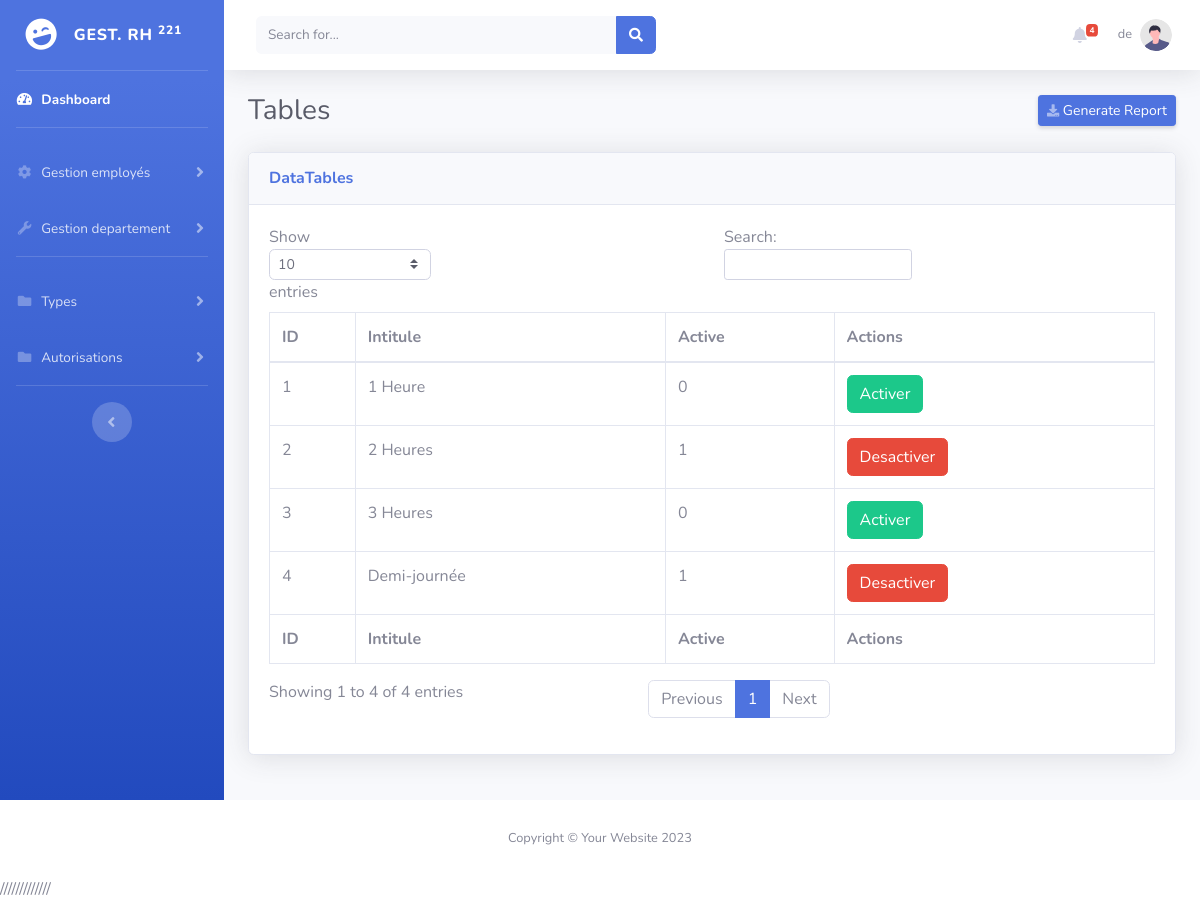
Screenshot of /admin/listeType.php (signed in) with the database file from the repository.
### tables this page shows
CREATE TABLE `types` (
  `id` int(11) NOT NULL,
  `intitule` varchar(15) NOT NULL,
  `active` tinyint(4) NOT NULL DEFAULT 1
);

### admin/CLASSE/type.class.php (the view, shortened to what this page needs)
<?php
Class Type{
private $cnx,$server,$user,$pwd,$db;
public function __construct($serveur,$utilisateur,$mdp,$base){
	$this->server=$serveur;
	$this->user=$utilisateur;
	$this->pwd=$mdp;
	$this->db=$base;
	try
	{
	$this->cnx = new PDO('mysql:host='.$this->server.'; dbname='.$this->db, $this->user, $this->pwd);
	}
	catch(Exception $e)
	{
	echo'Erreur:'.$e->getMessage().'<br/>';
	echo'N°:'.$e->getCode();
	}
}
public function RetreiveWithDataTables(){
	$sql="select * from types";
$resultats=$this->cnx->query($sql);
if($resultats) {
$resultats->setFetchMode(PDO::FETCH_OBJ);
$types=$resultats->fetchall();
echo '<table  class="table table-bordered" id="dataTable" width="100%" cellspacing="0">';
echo '<thead>';
	echo '<tr>';
	echo '<th>ID</th><th>Intitule</th><th>Active</th><th>Actions</th>';
	echo '</tr>';
echo '</thead>';
print '<tbody>';
foreach($types as $type):
echo '<tr>';
	print '<td>'.$type->id.'</td>';
	print '<td>'.$type->intitule.'</td>';
	print '<td>'.$type->active.'</td>';
	if ($type->active == 1) {
		print '<td><a class="btn btn-danger" onClick="return confirm(\'Desactiver ce Type?\');" href="typebuttons.php?id='.$type->id.'&active=1">Desactiver</a></td>';
	} else {
		print '<td><a class="btn btn-success" onClick="return confirm(\'Activer ce Type?\');" href="typebuttons.php?id='.$type->id.'&active=0">Activer</a></td>';
	}
echo '</tr>';
endforeach;
print '</tbody>';
echo '<tfoot>';
	echo '<tr>';
	echo '<th>ID</th><th>Intitule</th><th>Active</th><th>Actions</th>';
	echo '</tr>';
echo '</tfoot>';
echo '</table>';
}
	else echo 'Table vide !!!' ;
}
}
?>

### rows the page displays
types: id "1", intitule "1 Heure", active "0"
types: id "2", intitule "2 Heures", active "1"
types: id "3", intitule "3 Heures", active "0"
types: id "4", intitule "Demi-journée", active "1"

### other values shown
$count "4"
$_SESSION['nom'] "de"
Date('Y') "2023"
